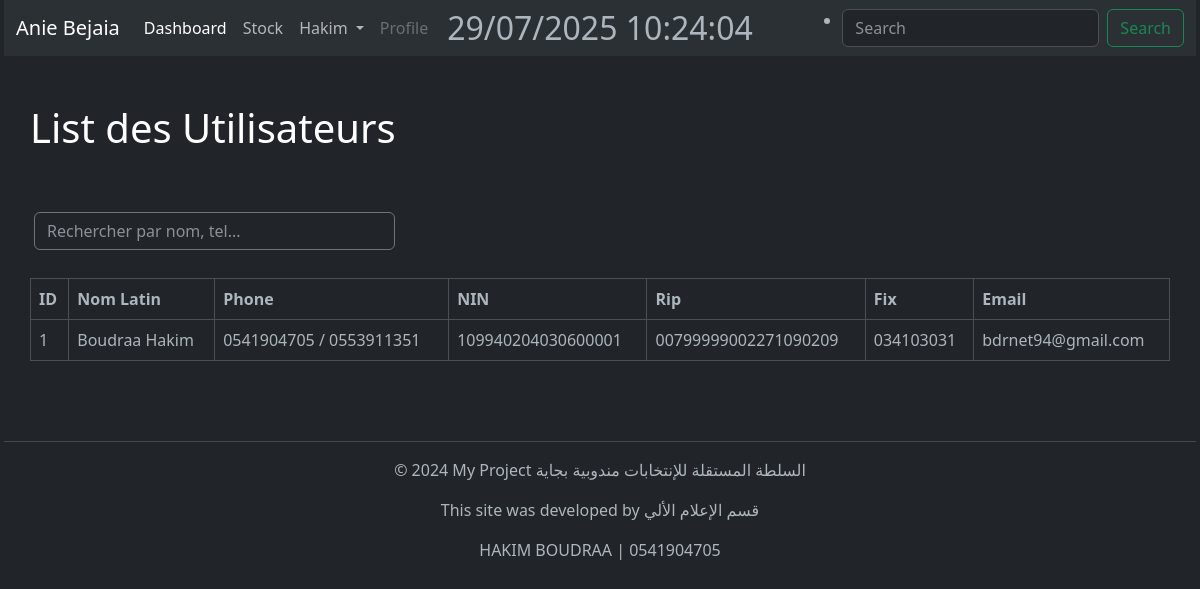
Screenshot of /personal/utilisateur/ (signed in) with the database file from the repository.
### PersonalApp/models.py (models this page shows, shortened)
class Utilisateur(models.Model):
    commune = models.ForeignKey(Commune, on_delete=models.PROTECT)
    name_french = models.CharField(max_length=80)
    name_arabic = models.CharField(max_length=80, default='غير معروف')
    date_of_birth = models.DateField()
    nin = models.CharField(max_length=18, null=False, blank=False)
    rip = models.CharField(max_length=20, default="00799999")
    phone_validator = RegexValidator(
        regex=r'^\d{10}$',
        message=_("Phone number must be 10 digits.")
    )
    fax_validator = RegexValidator(
        regex=r'^\d{9}$',
        message=_("Fax number must be 9 digits.")
    )
    phone = models.CharField(max_length=10, validators=[phone_validator], default='0900000000')
    phone_2 = models.CharField(max_length=10, validators=[phone_validator], blank=True, null=True)
    fax = models.CharField(max_length=9, validators=[fax_validator], default='034000000')
    email = models.EmailField(max_length=50, default='gmail@gmail.com')  # EmailField for validation
    recruitment = models.DateTimeField()

### PersonalApp/views.py (the view)
# urls.py: path('utilisateur/', views.utilisateur, name='utilisateur'),
@staff_member_required
def utilisateur(request):
    list_users = Utilisateur.objects.all()
    paginator = Paginator(list_users, 10)
    page_number = request.GET.get("page")
    page_obj = paginator.get_page(page_number)
    return render(request, 'utilisateur.html', {
        'page_obj': page_obj
    })

### PersonalApp/templates/utilisateur.html (shortened to what this page needs)
{% extends 'base.html' %}
{% block content %}
<br>
<br>
<h1>List des Utilisateurs</h1>
<br>
<br>
    <div class="glass-card hover-lift p-1 mb-4">
        <div class="row align-items-center">
            <div class="col-md-4">
                    <input type="text" id="searchInput" class="form-control bg-transparent border-secondary text-light"
                           placeholder="Rechercher par nom, tel..."
                           >
            </div>
        </div>
    </div>
<table class="table table-bordered text-light" id="chargeTable">
    <thead>
        <tr>
            <th>ID</th>
            <th>Nom Latin</th>
            <th>Phone</th>
            <th>NIN</th>
            <th>Rip</th>
            <th>Fix</th>
            <th>Email</th>
        </tr>
    </thead>
    <tbody>
        {% for user in page_obj %}
            <tr>
                <td>{{ user.id }}</td>
                <td>{{ user.name_french }}</td>
                {% if user.phone_2 %}
                        <td>{{ user.phone }}  /  {{ user.phone_2 }}</td>
                    {% else %}
                        <td>{{ user.phone }}</td>
                    {% endif %}
                <td>{{ user.nin }}</td>
                <td>{{ user.rip }}</td>
                <td>{{ user.fax }}</td>
                <td>{{ user.email }}</td>
            </tr>
        {% endfor %}
    </tbody>
</table>
{% endblock %}

### templates/navbar.html (shortened to what this page needs)
<nav class="navbar navbar-expand-lg bg-body-tertiary">
  <div class="container-fluid">
    <a class="navbar-brand" href="#">Anie Bejaia</a>
    <div class="collapse navbar-collapse" id="navbarScroll">
      <ul class="navbar-nav me-auto my-2 my-lg-0 navbar-nav-scroll" style="--bs-scroll-height: 100px;">
        <li class="nav-item">
          <a class="nav-link active" aria-current="page" href="{% url 'product:home' %}">Dashboard</a>
        </li>
        <li class="nav-item">
          <a class="nav-link" href="{% url 'product:products' %}">Stock</a>
        </li>
        <li class="nav-item dropdown">
          <a class="nav-link dropdown-toggle" href="#" role="button" data-bs-toggle="dropdown" aria-expanded="false">
            {{ user.username | capfirst }}
          </a>
        </li>
        <li class="nav-item">
          <a class="nav-link disabled" aria-disabled="true">Profile</a>
        </li>
      </ul>
      <ul>
        <li class="nav-item">
          <div class="nav-link disabled position-absolute top-50 start-50 translate-middle fs-2" id="clock" aria-disabled="true"></div>
        </li>
      </ul>
      <form class="d-flex" role="search">
        <input class="form-control me-2" type="search" placeholder="Search" aria-label="Search">
        <button class="btn btn-outline-success" type="submit">Search</button>
      </form>
    </div>
  </div>
</nav>

### PersonalApp/templates/utilisateur.html (style rules this page uses)
.table td { cursor: pointer; }

### rows the page displays
Utilisateur: id "1", name_french "Boudraa Hakim", phone "0541904705", phone_2 "0553911351", nin "109940204030600001", rip "00799999002271090209", fax "034103031", email "bdrnet94@gmail.com"

### other values shown
{{ user.username | capfirst }} "Hakim"
